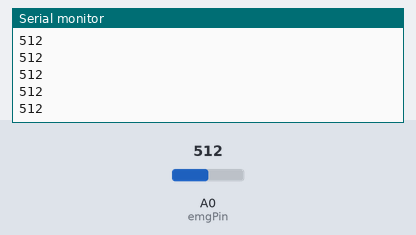
A sketch run on a simulated Arduino Uno, built with avr-gcc and run on an emulated ATmega328P. Shown: the last lines printed to the serial monitor. The inputs (shaded band) are chosen by the test bench; at power-on: A0 (emgPin) = 512.

Above: at 1.2 s.
1.3 s: A0 (emgPin) set to 716
At 1.31 s:
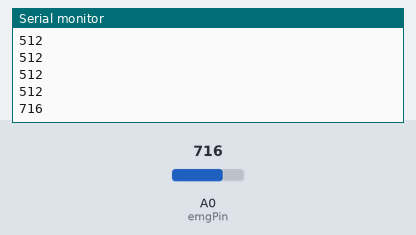
2.8 s: A0 (emgPin) set to 900
At 2.81 s:
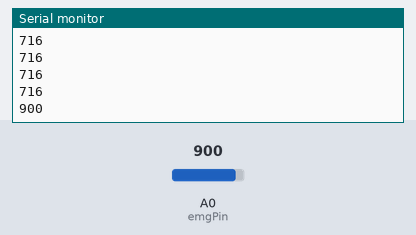
Timing chart, 0 to 5.8 s (numbered marks = the images above; inputs shaded):
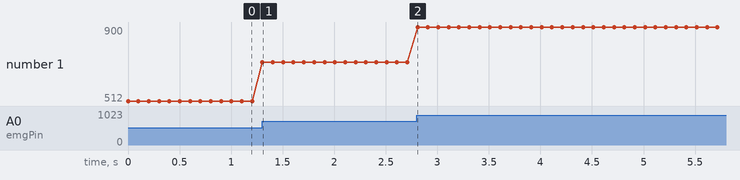

The sketch:

sketch_may28b.ino
```cpp
// Pin connected to the EMG sensor output
const int emgPin = A0;

void setup() {
  Serial.begin(9600);
}

void loop() {
  // Read the analog value from the EMG sensor
  int emgValue = analogRead(emgPin);

  // Print the EMG value to the serial monitor
  Serial.println(emgValue);

  delay(100);  // Adjust delay as needed
}
```

Measured:
- after the input at 1.3 s, the serial monitor: prints a new line at once (image 1)
- after the input at 2.8 s, the serial monitor: prints a new line at once (image 2)
- plotted number 1: 512 → 716 after the input at 1.3 s, 716 → 900 after the input at 2.8 s
